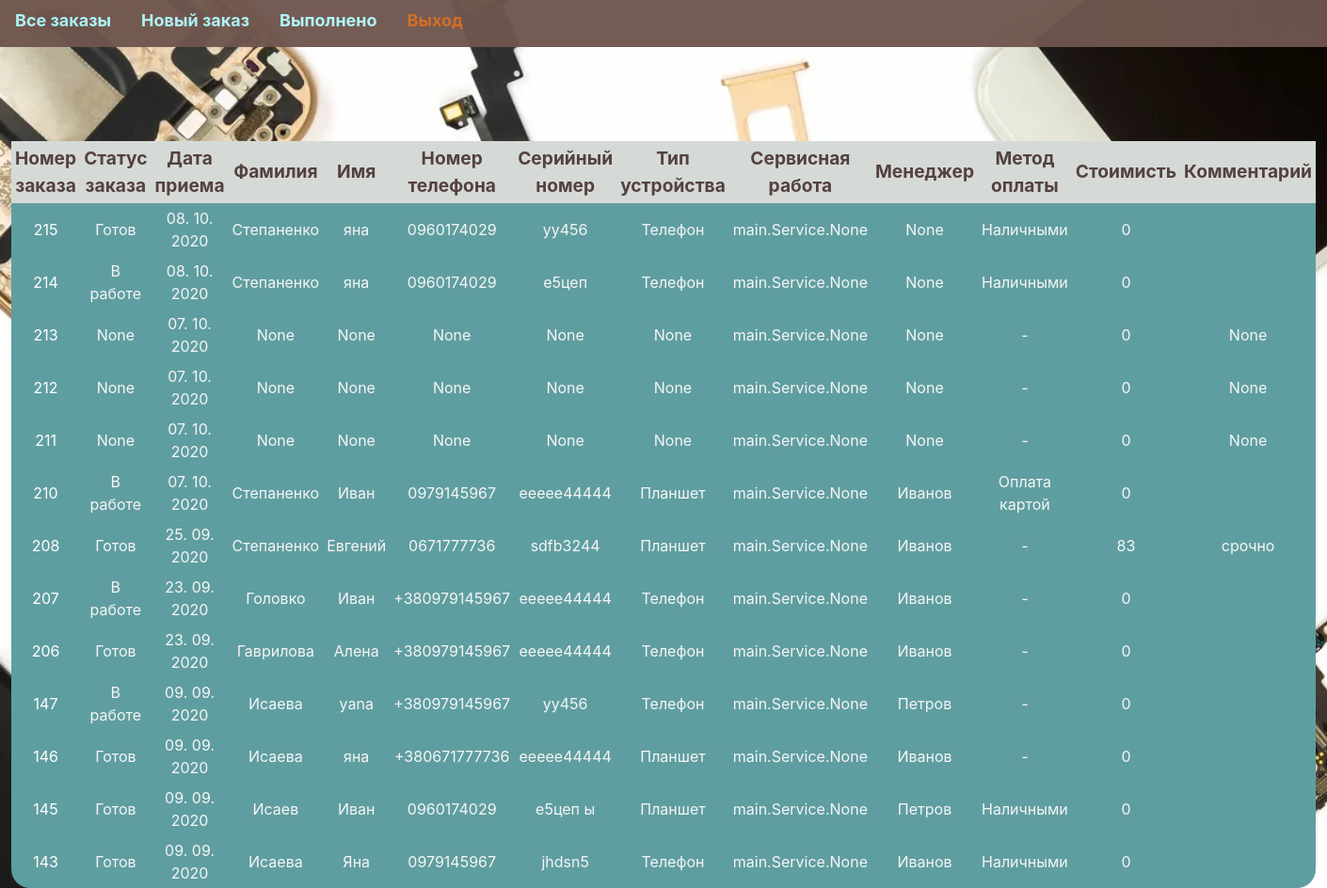
Before: /main/ (signed in) with the older database file.
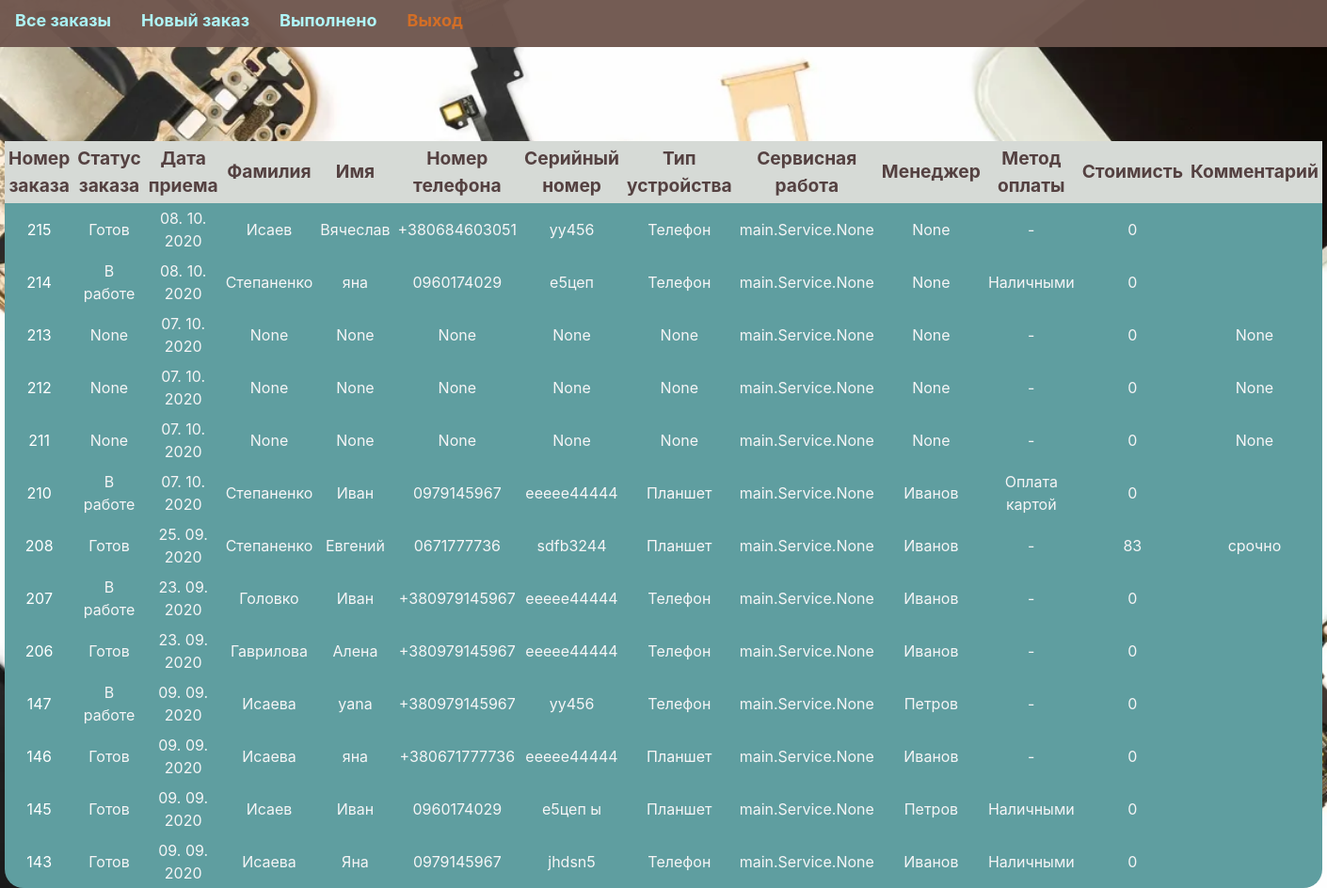
After: the same page with the newer database file.
### main/models.py (models this page shows)
class Order(models.Model):
    name_client = models.CharField(max_length=50, null=True, blank=True)
    surname = models.CharField(max_length=150, null=True, blank=True)
    phone_number = models.CharField(max_length=13, null=True, blank=True)
    serial_number = models.CharField(max_length=30, null=True, blank=True)
    device_type = models.ForeignKey(Device, on_delete=models.CASCADE,
                                    null=True, blank=True)
    service_work = models.ManyToManyField(Service, blank=True)
    order_status = models.ForeignKey(Status, on_delete=models.CASCADE,
                                     null=True, blank=True)
    manager = models.CharField(max_length=30, null=True, blank=True)
    payment_method = models.ForeignKey(Coast, on_delete=models.CASCADE,
                                       null=True, blank=True)
    price = models.IntegerField(blank=True, null=True, default=0)
    comment = models.TextField(max_length=500, null=True, blank=True)
    created = models.DateTimeField(auto_now_add=True, auto_now=False,
                                   null=True, blank=True)
    updated = models.DateTimeField(auto_now_add=False, auto_now=True,
                                   null=True, blank=True)

class Coast(models.Model):
    method = models.CharField(max_length=30, blank=True, null=True)
    def __str__(self):
        return self.method

class Status(models.Model):
    status = models.CharField(max_length=30, null=True, blank=True)
    def __str__(self):
        return self.status

class Device(models.Model):
    type = models.CharField(max_length=50, null=True, blank=True)
    def __str__(self):
        return self.type

### main/views.py (the view)
# urls.py: path("main/", views.main, name='main')
@login_required
def main(request):
    done = Status.objects.get(status="Выдан")
    x = Order.objects.all()
    order = x.exclude(order_status=done)[::-1]
    ready = Status.objects.get(status="Готов")
    return render(request, "main/main.html", locals())

### main/templates/main/main.html
{% include "base.html" %}
{% block content %}
<table border="0" cellspacing="4" cellpadding="4" width="90%" align="center"
       class="table_main">
    <thead>
<tr class="markup" align="center">
    <th>Номер заказа</th>
    <th>Статус заказа</th>
    <th>Дата приема</th>
    <th>Фамилия</th>
    <th>Имя</th>
    <th>Номер телефона</th>
    <th>Серийный номер</th>
    <th>Тип устройства</th>
    <th>Сервисная работа</th>
    <th>Менеджер</th>
    <th>Метод оплаты</th>
    <th>Стоимисть</th>
    <th>Комментарий</th>
</tr>
</thead>
{% for i in order %}
    <tr align="center">
        <td>
            <a href="/orders/?name_id={{i.id}}" class="colorId">
                {{ i.id }}
            </a>
        </td>
        <td>{{ i.order_status }}</td>
        <td>{{ i.created|date:'d. m. Y' }}</td>
        <td>{{ i.surname }}</td>
        <td>{{ i.name_client }}</td>
        <td>{{ i.phone_number }}</td>
        <td>{{ i.serial_number }}</td>
        <td>{{ i.device_type }}</td>
        <td>{{ i.service_work }}</td>
        <td>{{i.manager}}</td>
        <td>{% if i.payment_method == None %}
            -
            {% else %}
            {{i.payment_method}}
            {% endif %}
            </td>
        <td>{{i.price}}</td>
        <td>{{i.comment}}</td>
    </tr>
{% endfor %}
</table>
{% endblock %}

Changed rows visible on the page:
changed Order id 215: surname "Степаненко" → "Исаев"; name_client "яна" → "Вячеслав"; phone_number "0960174029" → "+380684603051"; payment_method "Наличными" → (not shown); now shows "-"
